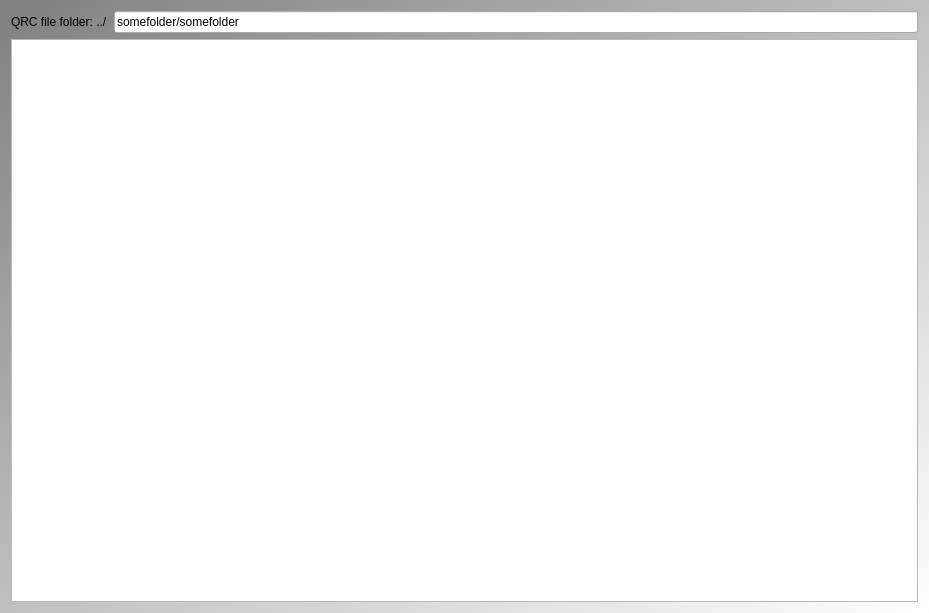
<?xml version="1.0" encoding="UTF-8"?>
<ui version="4.0">
 <class>QtTestQrcFileMainDialog</class>
 <widget class="QDialog" name="QtTestQrcFileMainDialog">
  <property name="geometry">
   <rect>
    <x>0</x>
    <y>0</y>
    <width>929</width>
    <height>613</height>
   </rect>
  </property>
  <property name="windowTitle">
   <string>TestQrcFile</string>
  </property>
  <property name="windowIcon">
   <iconset resource="TestQrcFile.qrc">
    <normaloff>:/images/TestQrcFileIcon.png</normaloff>:/images/TestQrcFileIcon.png</iconset>
  </property>
  <property name="styleSheet">
   <string notr="true">QDialog { 
background-color: qlineargradient(x1: 0, y1: 0, x2: 1, y2: 1, stop: 0  #808080, stop: 1 #ffffff);
}
QLabel { font: 16px, &quot;monospace&quot; }
QLineEdit { font: 16px, &quot;monospace&quot; }</string>
  </property>
  <layout class="QGridLayout" name="gridLayout">
   <item row="0" column="0">
    <layout class="QHBoxLayout" name="horizontalLayout">
     <item>
      <widget class="QLabel" name="label_folder">
       <property name="text">
        <string>QRC file folder: ../</string>
       </property>
      </widget>
     </item>
     <item>
      <widget class="QLineEdit" name="edit">
       <property name="text">
        <string>somefolder/somefolder</string>
       </property>
      </widget>
     </item>
    </layout>
   </item>
   <item row="1" column="0">
    <widget class="QPlainTextEdit" name="text_result"/>
   </item>
  </layout>
 </widget>
 <resources>
  <include location="TestQrcFile.qrc"/>
 </resources>
 <connections/>
</ui>
